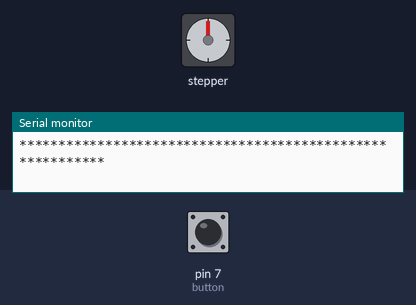
A sketch run on a simulated Arduino Uno, built with avr-gcc and run on an emulated ATmega328P. Parts: stepper motor, the last lines printed to the serial monitor. The inputs (shaded band) are chosen by the test bench; at power-on: pin 7 (button) HIGH. Stepper angles assume 2048 steps per turn.

Above: at 1.4 s.
1.5 s: pin 7 (button) pulled LOW for 0.15 s
At 3.78 s:
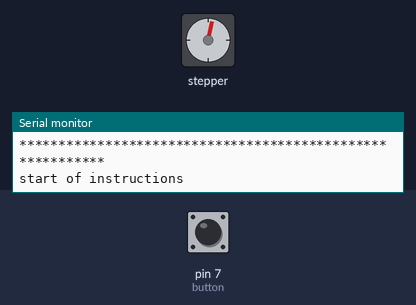
At 5.95 s:
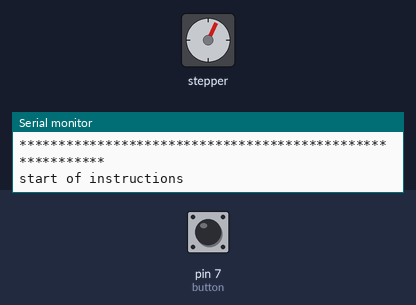
Timing chart, 0 to 19.5 s (numbered marks = the images above; inputs shaded):
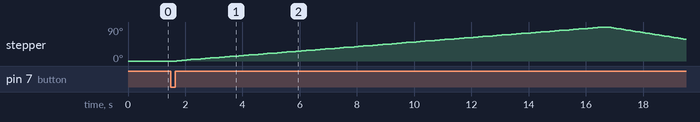

The sketch:

speeds.ino
```cpp
//@quiquegurdiel - 2025

#include <Stepper.h>

/*----- Variables, Pins -----*/
const int steps = 2048;   // Number of steps per revolution of Internal shaft
int button = 7;

/*-----( Declare objects )-----*/
// Setup of proper sequencing for Motor Driver Pins
// In1, In2, In3, In4 in the sequence 1-3-2-4
Stepper small_stepper(steps, 8, 10, 9, 11);

void setup()
{
  pinMode(button, INPUT_PULLUP);
  Serial.begin(9600);
  Serial.print('\n');
  Serial.print("*****************************");
  Serial.print("*****************************");
  Serial.print('\n');
  Serial.print("*****************************");
  Serial.print("***********PoDA-M0***********");
  Serial.print('\n');
  Serial.print('\n');
  Serial.print("Step equivalent: ");
  Serial.print(0.1723);
  Serial.print('\n');
  Serial.print('\n');
  Serial.print("Input speed equivalent: ");
  Serial.print(5.954);
  Serial.print('\n');
  Serial.print('\n');
  Serial.print("*****************************");
  Serial.print("********up and running*******");
  Serial.print('\n');
  Serial.print("*****************************");
  Serial.print("*****************************");
  Serial.print('\n');
  Serial.print('\n');
}

void loop()
{
  if (digitalRead(button) == LOW)
  {
    Serial.print('\n');
    Serial.print("start of instructions");
    //************************************************************
    //************************************************************

          //Speed calibration
          delay(50);
          small_stepper.setSpeed(1);
          small_stepper.step(517);
          small_stepper.setSpeed(2);
          small_stepper.step(-517);
          small_stepper.setSpeed(3);
          small_stepper.step(517);
          small_stepper.setSpeed(4);
          small_stepper.step(-517);
          small_stepper.setSpeed(5);
          small_stepper.step(517);
          small_stepper.setSpeed(6);
          small_stepper.step(-517);
          small_stepper.setSpeed(7);
          small_stepper.step(517);
          small_stepper.setSpeed(8);
          small_stepper.step(-517);
          small_stepper.setSpeed(9);
          small_stepper.step(517);
          small_stepper.setSpeed(10);
          small_stepper.step(-517);
          small_stepper.setSpeed(11);
          small_stepper.step(517);
          small_stepper.setSpeed(12);
          small_stepper.step(-517);
          small_stepper.setSpeed(13);
          small_stepper.step(517);
          small_stepper.setSpeed(14);
          small_stepper.step(-517);

    //************************************************************
    //************************************************************
    Serial.print('\n');
    Serial.print("end of instructions");
  }

    digitalWrite(8, LOW);
    digitalWrite(9, LOW);
    digitalWrite(10, LOW);
    digitalWrite(11, LOW);
}
```

Measured:
- after the input at 1.5 s, stepper: turns 90° clockwise in 14.9 s, then 33° counter-clockwise in 2.7 s
